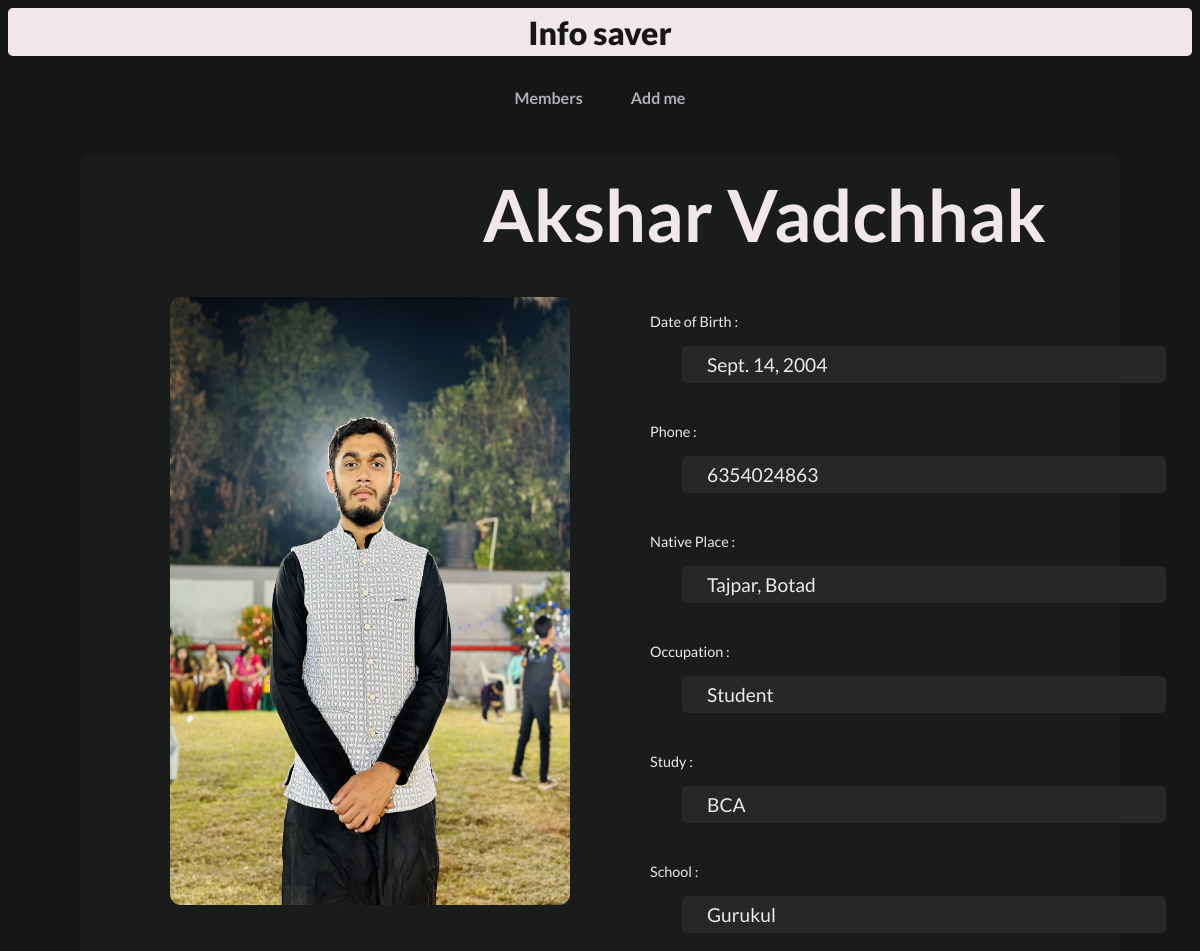
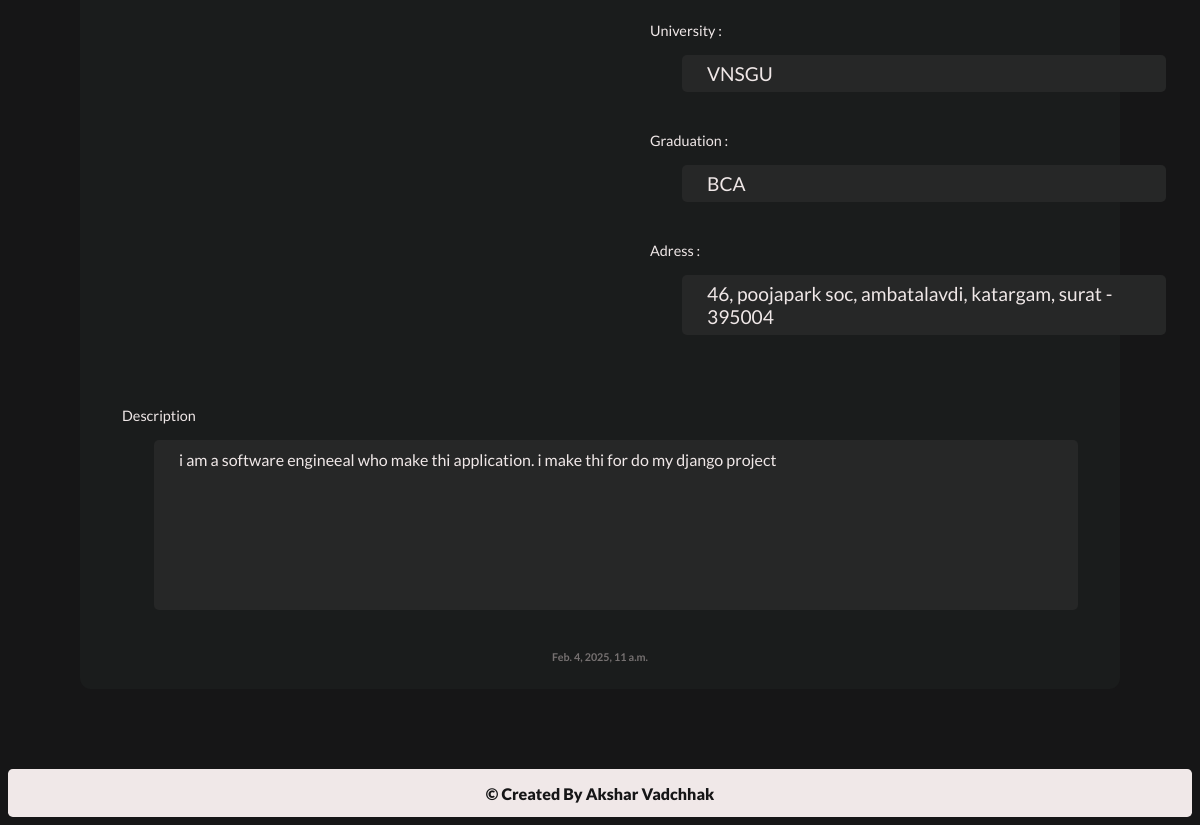
/1/, run on the app's committed database (2 pictures, top to bottom).
### info/models.py (models this page shows, shortened)
class Info(models.Model):
    name = models.CharField(max_length=100)
    image = models.ImageField(upload_to='infos/')
    dob = models.DateField()
    phone = models.CharField(max_length=15)
    adress = models.TextField()
    NativePlace = models.CharField(max_length=100)
    occuppation = models.CharField(max_length=100)
    study = models.CharField(max_length=100)
    school = models.CharField(max_length=100)
    university = models.CharField(max_length=100)
    degree = models.CharField(max_length=100)
    description = models.TextField()
    addDate = models.DateTimeField(default=timezone.now)

### info/views.py (the view)
# urls.py: path("<int:info_Id>/", views.infoDetails, name="InfoDetails")
def infoDetails(request, info_Id):
    info = get_object_or_404(Info, pk=info_Id)
    return render(request, 'infoDetails.html', {'info':info})

### info/templates/infoDetails.html (shortened to what this page needs)
{% extends "base.html" %}
{% block activeURL %}unactive{% endblock %}
{% block unactiveURL %}unactive{% endblock %}
{% block contant %}
<div class='allInfoDetailsMainBody '>
    <h1 class="detailsMainName">{{info.name}}</h1>
    <div class='allInfoMainDetails'>
        <img src="{{info.image.url}}" alt="Person image" class='detailsImg'>
        <div class='infoAllDetails'>
            <div class='oneDetailInfo'>
                <p class='infoDetailsLable'>Date of Birth :</p>
                <div class='infoDetailsData'>{{info.dob}}</div>
            </div>
            <div class='oneDetailInfo'>
                <p class='infoDetailsLable'>Phone :</p>
                <div class='infoDetailsData'>{{info.phone}}</div>
            </div>
            <div class='oneDetailInfo'>
                <p class='infoDetailsLable'>Native Place :</p>
                <div class='infoDetailsData'>{{info.NativePlace}}</div>
            </div>
            <div class='oneDetailInfo'>
                <p class='infoDetailsLable'>Occupation :</p>
                <div class='infoDetailsData'>{{info.occuppation}}</div>
            </div>
            <div class='oneDetailInfo'>
                <p class='infoDetailsLable'>Study :</p>
                <div class='infoDetailsData'>{{info.study}}</div>
            </div>
            <div class='oneDetailInfo'>
                <p class='infoDetailsLable'>School :</p>
                <div class='infoDetailsData'>{{info.school}}</div>
            </div>
            <div class='oneDetailInfo'>
                <p class='infoDetailsLable'>University :</p>
                <div class='infoDetailsData'>{{info.university}}</div>
            </div>
            <div class='oneDetailInfo'>
                <p class='infoDetailsLable'>Graduation :</p>
                <div class='infoDetailsData'>{{info.degree}}</div>
            </div>
            <div class='oneDetailInfo'>
                <p class='infoDetailsLable'>Adress :</p>
                <div class='infoDetailsData'>{{info.adress}}</div>
            </div>
        </div>
    </div>
    <div class="Description">
        <div class='oneDetailInfo'>
            <p class='infoDetailsLable'>Description</p>
            <div class='descriptionBox'>{{info.description}}</div>
        </div>
        <h6 class='detailsAddDate'>{{info.addDate}}</h6>
    </div>
</div>
{% endblock %}

### static/sytle.css (style rules this page uses)
* { margin: 0; padding: 0; font-family: "Lato", serif; background: #161617; color: #f0e8e8; }
h1 { text-align: center; }
.allInfoDetailsMainBody { margin: 5rem; height: auto; padding: 10px; margin-top: 3rem; border-radius: .7rem; background-color: #1a1c1c; }
.detailsMainName { text-align:end; margin: 1rem; margin-top: .4rem; font-size: 4.5rem; background-color: #1a1c1c; padding-right: 3rem; }
.allInfoMainDetails { display: flex; gap: 4rem; padding: 1.5rem; padding-left: 5rem; background-color: #1a1c1c; }
.detailsImg { max-width: 25rem; max-height: 38rem; border-radius: .7rem; background-color: #1a1c1c; }
.infoAllDetails { display: flex; flex-direction: column; gap: .5rem; font-size: 1.2rem; background-color: #1a1c1c; }
.oneDetailInfo { background-color: #1a1c1c; }
.infoDetailsLable { font-size: .9rem; margin: 1rem; background-color: #1a1c1c; }
.infoDetailsData { margin: 1rem; margin-left: 3rem; margin-top: 1rem; padding: 7px; padding-left: 25px; border-radius: 5px; width: 100%; background-color: #262727; }
.Description { padding: 1rem; background-color: #1a1c1c; }
.descriptionBox { margin: 1rem 1rem 1rem 3rem; padding: 10px 25px; border-radius: 5px; min-width: 300px; min-height: 150px; max-width: 100%; background-color: #262727; font-size: 1rem; overflow: auto; word-wrap: break-word; white-space: normal; display: flex; align-items: flex-start; }
.detailsAddDate { background-color: #1a1c1c; color: rgb(118, 113, 113); font-weight: 600; text-align: center; padding-top: 1.5rem; }

### data on the page
Info: name "Akshar Vadchhak", image (picture), dob "Sept. 14, 2004", phone "6354024863", NativePlace "Tajpar, Botad", occuppation "Student", study "BCA", school "Gurukul", university "VNSGU", degree "BCA", adress "46, poojapark soc, ambatalavdi, katargam, surat - 395004", description "i am a software engineeal who make thi application. i make thi for do my django project", addDate "Feb. 4, 2025, 11 a.m."
